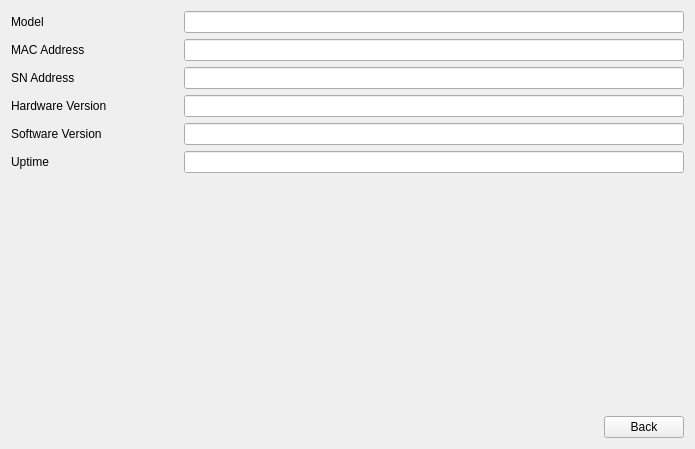
<?xml version="1.0" encoding="UTF-8"?>
<ui version="4.0">
 <class>DeviceInformation</class>
 <widget class="QWidget" name="DeviceInformation">
  <property name="geometry">
   <rect>
    <x>0</x>
    <y>0</y>
    <width>695</width>
    <height>449</height>
   </rect>
  </property>
  <property name="windowTitle">
   <string>Form</string>
  </property>
  <layout class="QVBoxLayout" name="verticalLayout">
   <item>
    <layout class="QGridLayout" name="gridLayout">
     <item row="4" column="0">
      <widget class="QLabel" name="label_software">
       <property name="text">
        <string>Software Version</string>
       </property>
      </widget>
     </item>
     <item row="5" column="0">
      <widget class="QLabel" name="label_uptime">
       <property name="text">
        <string>Uptime</string>
       </property>
      </widget>
     </item>
     <item row="0" column="1">
      <widget class="QLineEdit" name="lineEdit_model">
       <property name="sizePolicy">
        <sizepolicy hsizetype="Expanding" vsizetype="Fixed">
         <horstretch>3</horstretch>
         <verstretch>0</verstretch>
        </sizepolicy>
       </property>
       <property name="contextMenuPolicy">
        <enum>Qt::NoContextMenu</enum>
       </property>
       <property name="readOnly">
        <bool>true</bool>
       </property>
      </widget>
     </item>
     <item row="0" column="0">
      <widget class="QLabel" name="label_model">
       <property name="sizePolicy">
        <sizepolicy hsizetype="Preferred" vsizetype="Preferred">
         <horstretch>1</horstretch>
         <verstretch>0</verstretch>
        </sizepolicy>
       </property>
       <property name="text">
        <string>Model</string>
       </property>
      </widget>
     </item>
     <item row="3" column="0">
      <widget class="QLabel" name="label_hardware">
       <property name="text">
        <string>Hardware Version</string>
       </property>
      </widget>
     </item>
     <item row="5" column="1">
      <widget class="QLineEdit" name="lineEdit_uptime">
       <property name="contextMenuPolicy">
        <enum>Qt::NoContextMenu</enum>
       </property>
       <property name="readOnly">
        <bool>true</bool>
       </property>
      </widget>
     </item>
     <item row="1" column="1">
      <widget class="QLineEdit" name="lineEdit_mac">
       <property name="contextMenuPolicy">
        <enum>Qt::NoContextMenu</enum>
       </property>
       <property name="readOnly">
        <bool>true</bool>
       </property>
      </widget>
     </item>
     <item row="3" column="1">
      <widget class="QLineEdit" name="lineEdit_hardware">
       <property name="contextMenuPolicy">
        <enum>Qt::NoContextMenu</enum>
       </property>
       <property name="readOnly">
        <bool>true</bool>
       </property>
      </widget>
     </item>
     <item row="4" column="1">
      <widget class="QLineEdit" name="lineEdit_software">
       <property name="contextMenuPolicy">
        <enum>Qt::NoContextMenu</enum>
       </property>
       <property name="readOnly">
        <bool>true</bool>
       </property>
      </widget>
     </item>
     <item row="1" column="0">
      <widget class="QLabel" name="label_mac">
       <property name="text">
        <string>MAC Address</string>
       </property>
      </widget>
     </item>
     <item row="2" column="0">
      <widget class="QLabel" name="labelSN">
       <property name="text">
        <string>SN Address</string>
       </property>
      </widget>
     </item>
     <item row="2" column="1">
      <widget class="QLineEdit" name="lineEditSN">
       <property name="readOnly">
        <bool>true</bool>
       </property>
      </widget>
     </item>
    </layout>
   </item>
   <item>
    <spacer name="verticalSpacer">
     <property name="orientation">
      <enum>Qt::Vertical</enum>
     </property>
     <property name="sizeHint" stdset="0">
      <size>
       <width>20</width>
       <height>226</height>
      </size>
     </property>
    </spacer>
   </item>
   <item>
    <layout class="QHBoxLayout" name="horizontalLayout">
     <item>
      <spacer name="horizontalSpacer">
       <property name="orientation">
        <enum>Qt::Horizontal</enum>
       </property>
       <property name="sizeHint" stdset="0">
        <size>
         <width>40</width>
         <height>20</height>
        </size>
       </property>
      </spacer>
     </item>
     <item>
      <widget class="QPushButton" name="pushButton_back">
       <property name="text">
        <string>Back</string>
       </property>
      </widget>
     </item>
    </layout>
   </item>
  </layout>
 </widget>
 <resources/>
 <connections/>
</ui>
